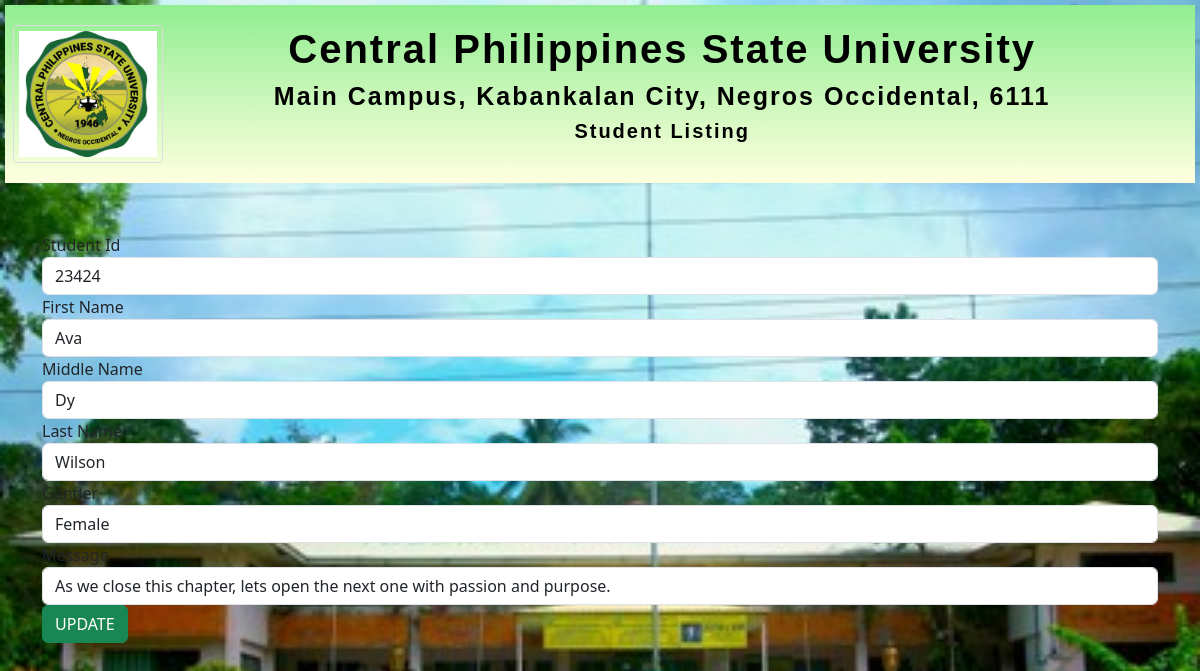
The app's page /update_page.php?id=3 with its own data.
### tables this page shows
CREATE TABLE `graduates` (
  `id` int(255) NOT NULL,
  `student_id` int(255) NOT NULL,
  `first_name` varchar(255) NOT NULL,
  `middle_name` varchar(255) NOT NULL,
  `last_name` varchar(255) NOT NULL,
  `gender` varchar(255) NOT NULL,
  `message` varchar(255) NOT NULL
);

### update_page.php (the view, shortened to what this page needs)
<?php include 'header.php';?>
<?php include 'db_conn.php';?>
<?php
if(isset($_GET['id'])){
    $id = $_GET['id'];
$query = "SELECT * FROM `graduates` WHERE `id` = '$id'";
$result = mysqli_query($conn, $query);
if(!$result){
    die("Query Failed".mysqli_error());
}
else{
    $row = mysqli_fetch_assoc($result);
    }
}
?>
<form action="update_page.php?id=<?php echo $id; ?>" method="post">
<div class="form-group">
        <label for="student_id">Student Id</label>
        <input type="text" name="student_id" class="form-control" value="<?php echo $row['student_id'];?>">
      </div>
      <div class="form-group">
        <label for="fname">First Name</label>
        <input type="text" name="fname" class="form-control" value="<?php echo $row['first_name'];?>">
      </div>
      <div class="form-group">
        <label for="mname">Middle Name</label>
        <input type="text" name="mname" class="form-control" value="<?php echo $row['middle_name'];?>">
      </div>
      <div class="form-group">
        <label for="lname">Last Name</label>
        <input type="text" name="lname" class="form-control" value="<?php echo $row['last_name'];?>">
      </div>
      <div class="form-group">
        <label for="gen">Gender</label>
        <input type="text" name="gen" class="form-control" value="<?php echo $row['gender'];?>">
      </div>
      <div class="form-group">
        <label for="mssg">Message</label>
        <input type="text" name="mssg" class="form-control" value="<?php echo $row['message'];?>">
      </div>
      <input type="submit" class="btn btn-success" name="update_students" value="UPDATE">
    </form>

### header.php (style rules this page uses)
body { align-items: center; justify-content: center; background-size: auto; background-image: url("town.jpg"); background-size: cover; background-repeat: no-repeat; }
body::before { position: fixed; top: 0; left: 0; bottom: 10%; width: 100%; height: 100%; z-index: -1; background-image: url("thumbnail.jpg"); background-size: cover; filter: blur(10px); -webkit-filter: blur(3px); }

### records on screen
graduates: student_id "23424", fname "Ava", mname "Dy", lname "Wilson", gen "Female", mssg "As we close this chapter, lets open the next one with passion and purpose."
